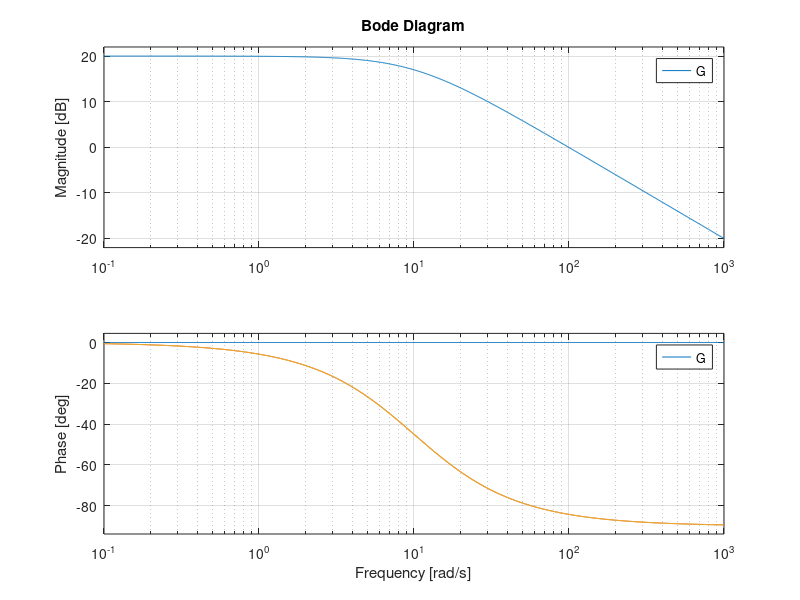

Source code (MATLAB):
clear all;close all;clc;

mu = 10;
T = 0.1;


G1 = tf(mu);
bode(G1); grid on; zoom on; hold on;

s = tf('s');
G2 = 1/(1+T*s);
bode(G2);

G = mu/(1+T*s);
bode(G);